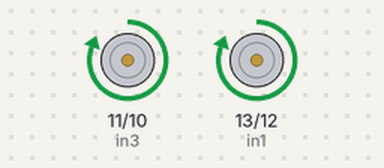
Bench run of a sketch on a simulated Arduino Uno, built with avr-gcc and run on an emulated ATmega328P. Shown: motor-driver pin pairs drawn as motors (green arrow = first pin HIGH = forward, orange = second pin HIGH = backward, longer = more drive).

Above: at 2.5 s.
At 7.5 s:
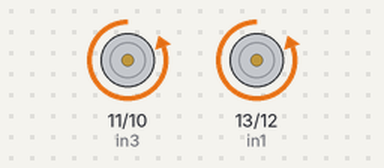
At 12.5 s:
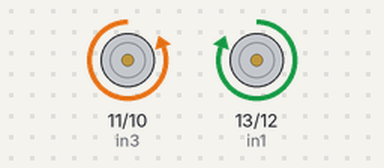
At 22.5 s:
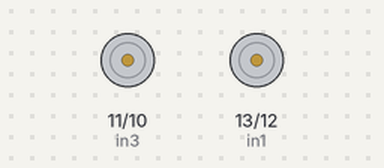
Timing chart, 0 to 32.5 s (numbered marks = the images above):
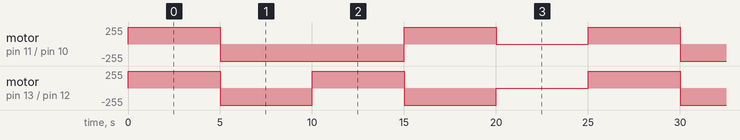

The sketch:

carorignal.ino
```cpp
int in1=13, in2=12, in3=11, in4=10;
void setup() {
  // put your setup code here, to run once
  Serial.begin(9600);
  pinMode(in1, OUTPUT);
  pinMode(in2, OUTPUT);
  pinMode(in3, OUTPUT);
  pinMode(in4, OUTPUT);
  pinMode(7, INPUT);
  pinMode(6, INPUT);
  pinMode(5, INPUT);

}

void loop() {
  // put your main code here, to run repeatedly:


  digitalWrite(in1, 1);
  digitalWrite(in2, 0);
  digitalWrite(in3, 1);
  digitalWrite(in4, 0);
  delay(5000);

  digitalWrite(in1, 0);
  digitalWrite(in2, 1);
  digitalWrite(in3, 0);
  digitalWrite(in4, 1);
  delay(5000);

  digitalWrite(in1, 1);
  digitalWrite(in2, 0);
  digitalWrite(in3, 0);
  digitalWrite(in4, 1);
  delay(5000);

  digitalWrite(in1, 0);
  digitalWrite(in2, 1);
  digitalWrite(in3, 1);
  digitalWrite(in4, 0);
  delay(5000);


  digitalWrite(in1, 0);
  digitalWrite(in2, 0);
  digitalWrite(in3, 0);
  digitalWrite(in4, 0);
  delay(5000);


}
```

Measured:
- by itself, motor on pin 11 (in3) / pin 10 (in4): repeats every 25.0 s: backward 255/255 10.0 s, forward 255/255 5.0 s, stopped 5.0 s, forward 255/255 5.0 s
- by itself, motor on pin 13 (in1) / pin 12 (in2): repeats every 25.0 s: backward 255/255 5.0 s, forward 255/255 5.0 s, backward 255/255 5.0 s, stopped 5.0 s, forward 255/255 5.0 s
